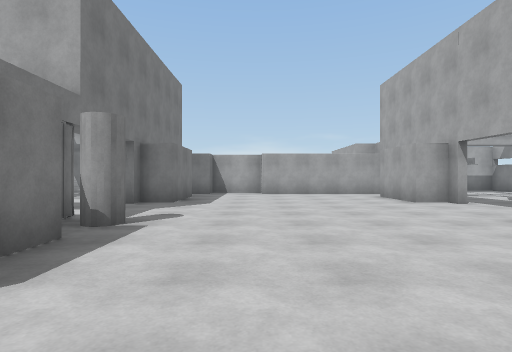
view 1 (above)

21 first-person views from a walk through a robot-simulator world made for Webots. The camera is 1.2 m above the floor, looks level and sees 80° across. The floor is counted in squares, 2 m on a side. Each view is taken from the middle of a square. On the plan, view 1 faces up. The plan holds only what a view shows up to about 9 squares ahead; the rest is blank.

view 2
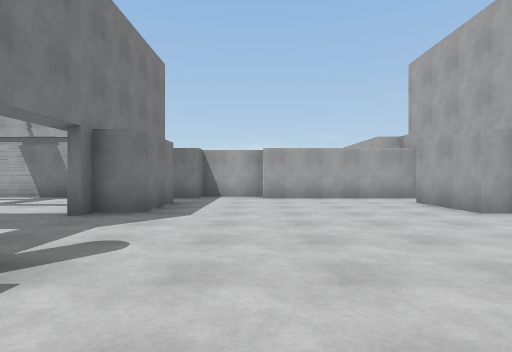

view 3
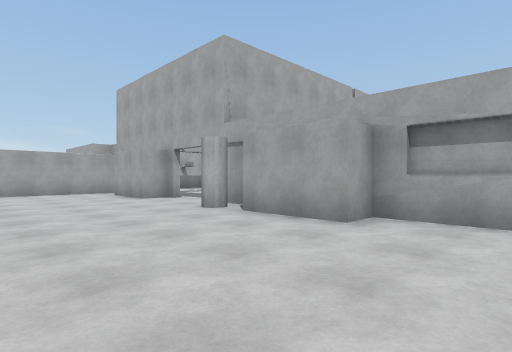

view 4
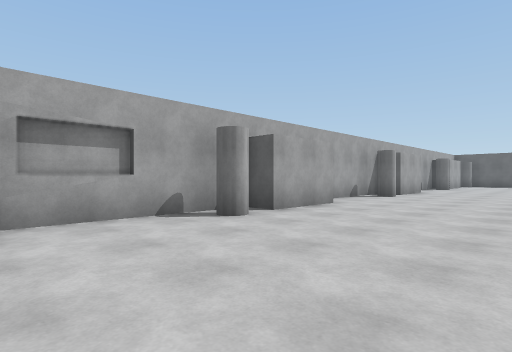

view 5
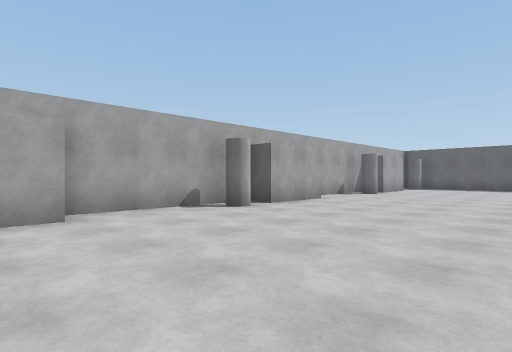

view 6
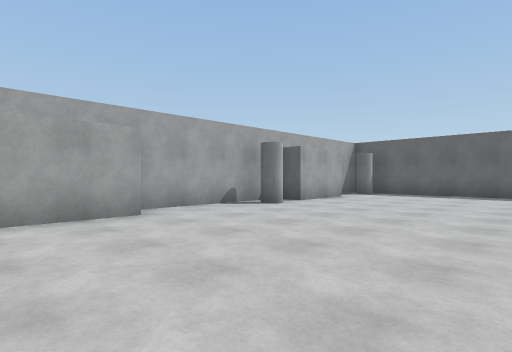

view 7
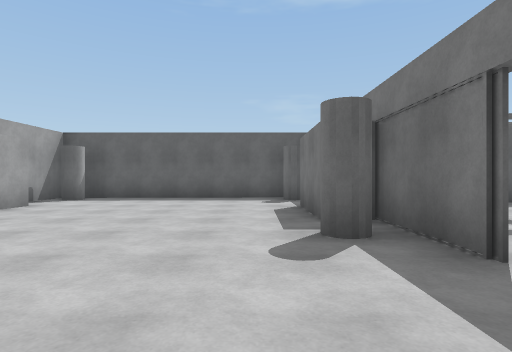

view 8
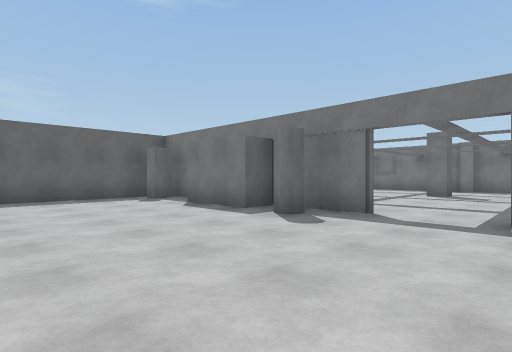

view 9
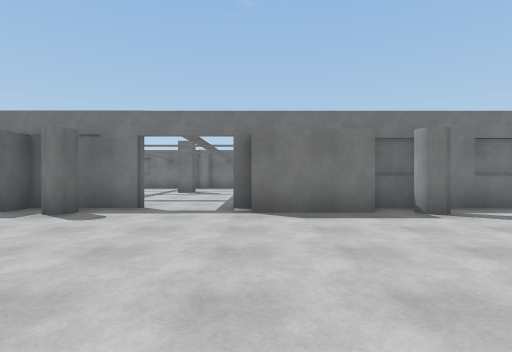

view 10
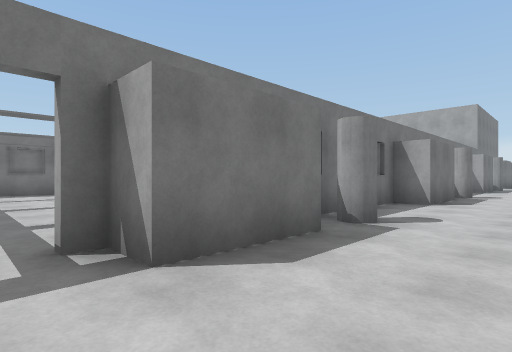

view 11
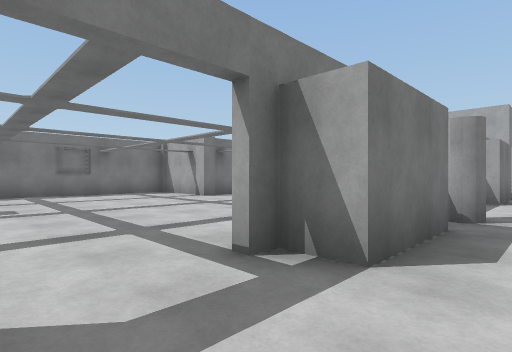

view 12
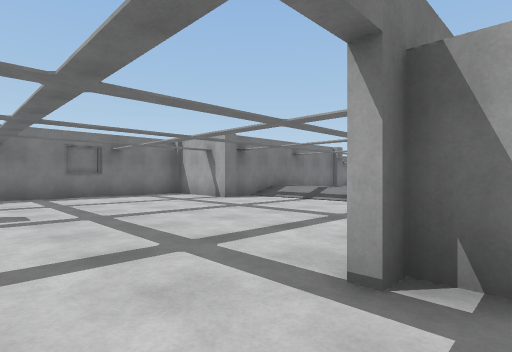

view 13
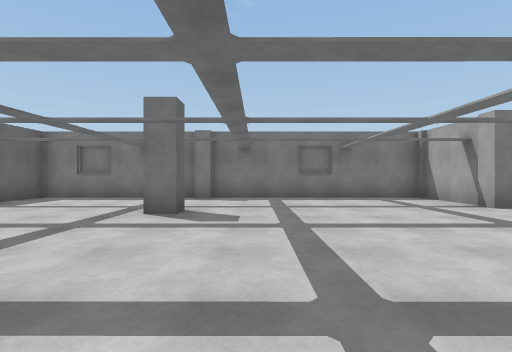

view 14
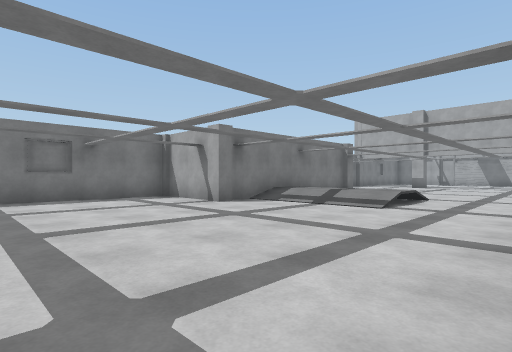

view 15
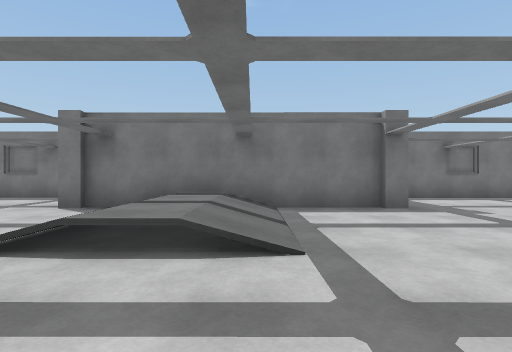

view 16
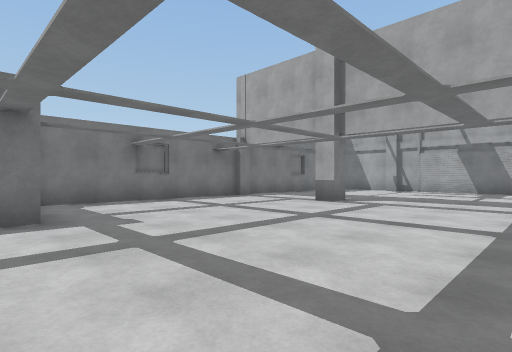

view 17
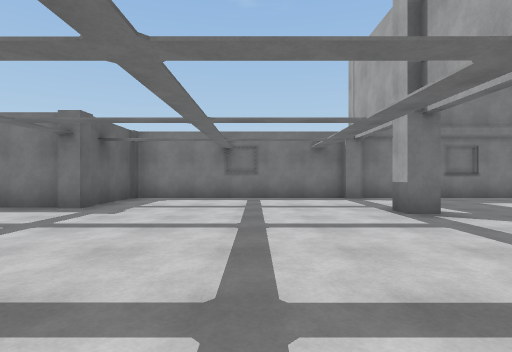

view 18
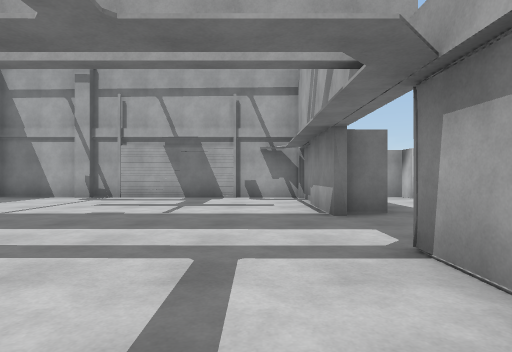

view 19
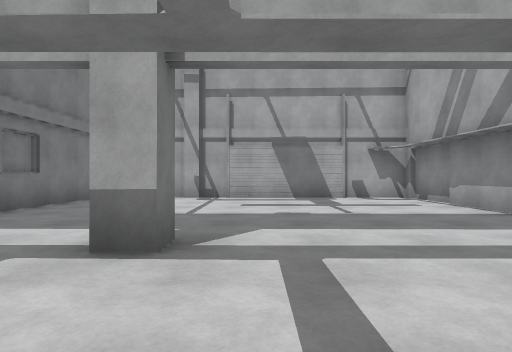

view 20
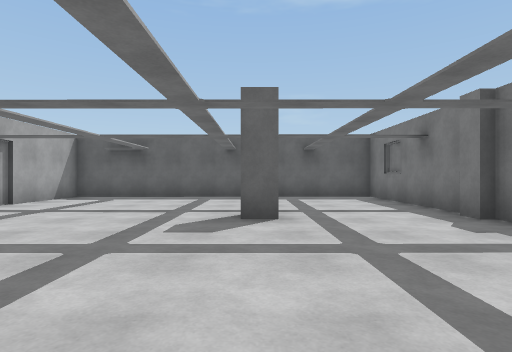

view 21
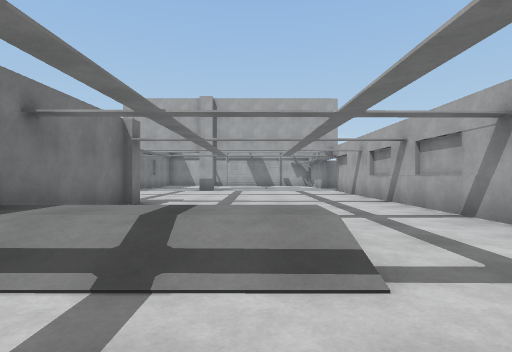

### Floor plan
Points are (right, up) in squares from view 1. A wall is a line through its corners. A room is listed if a view was taken in it or the views show most of it. See-through windows are left out.
Room 1 (views 1, 2, 3, 4, 5, 6, 7, 8, 9, 10, 11, 12)
walls: (3.6, -5.1) (3.6, -3.1); (-1.9, -3.1) (-1.9, -5.1) (-2.7, -5.1) (-2.7, -8.9); (4.4, -2.5) (4.4, 0.9) (3.6, 0.9) (3.6, 3); (4.4, -8.5) (4.4, -5.2); (-1.9, -9.1) (-1.9, -11.1) (-2.7, -11.1) (-2.7, -11.5); (3.6, -11.1) (3.6, -9.1); (-1.9, 3) (-1.9, 2.2); (-2.7, -13) (-2.7, -15.2); (4.4, 3.8) (4.4, 4.4); (4.3, -14.6) (4.3, -11.4); (-2.7, 4.6) (-2.7, 4.1); (-1.9, -15.2) (-1.9, -17.2); (3.6, 7) (3.6, 8.9); (3.6, -17.2) (3.6, -15.2) (4.3, -15.2); (-2.7, -18.2) (-2.7, -19.2); (-1.8, 8.9) (-1.8, 6.9) (-2.6, 6.9); (4.3, -19.4) (4.3, -18.1); (-2.1, -19.5) (3.8, -19.4); (4.4, 10.2) (0.2, 10.2) (0.2, 10.7) (-1.5, 10.7) (-1.5, 10.2) (-2.9, 10.2)
ways out: opening at (-2, -12.5) to room 2; opening at (-2, 5.5) to room 2; opening at (4, 5.5)
Room 2 (views 13, 14, 15, 16, 17, 18, 19, 20, 21)
walls: (-8.8, -1.6) (-8.8, -7.3); (-2.7, -4.3) (-2.7, 1.1); (-8.7, -7.2) (-8.7, -7.5) (-11.3, -7.5) (-11.3, -13.2); (-2.7, 3.5) (-2.7, 4.6); (-7.7, 5) (-7.7, 4.4) (-8.3, 4.4); (-11.3, 4.4) (-11.3, -1.3) (-8.6, -1.3) (-8.6, -1.7); (-11.1, 4.9) (-11.1, 4.4); (-8.4, -13.2) (-7.8, -13.2) (-7.8, -13.8); (-2.7, 6.6) (-2.7, 10.4) (-11.3, 10.4); (-11.1, -13.1) (-11.1, -13.6); (-11.3, -13.6) (-11.3, -17.8) (-2.8, -17.8) (-2.8, -15.5); (-11.3, 9.9) (-11.3, 4.9); (-8.5, 10.7) (-9, 10.7)
ways out: opening at (-2, -12.5) to room 1; opening at (-2, 5.5) to room 1

Where each view was taken, in squares from view 1:
view 1: 0 up, 0 right, facing up
view 2: 2 up, 0 right, facing up
view 3: 1 down, 0 right, facing up-right
view 4: 1 up, 0 right, facing down-right
view 5: 4 down, 1 left, facing down-right
view 6: 9 down, 1 left, facing down-right
view 7: 11 down, 1 left, facing down
view 8: 11 down, 2 right, facing down-left
view 9: 11 down, 3 right, facing left
view 10: 12 down, 0 right, facing up-left
view 11: 13 down, 1 left, facing up-left
view 12: 13 down, 2 left, facing up-left
view 13: 12 down, 3 left, facing left
view 14: 12 down, 3 left, facing up-left
view 15: 4 down, 3 left, facing left
view 16: 2 down, 4 left, facing up-left
view 17: 2 up, 3 left, facing left
view 18: 2 up, 4 left, facing up
view 19: 2 up, 7 left, facing up
view 20: 9 down, 8 left, facing down
view 21: 8 down, 6 left, facing up
